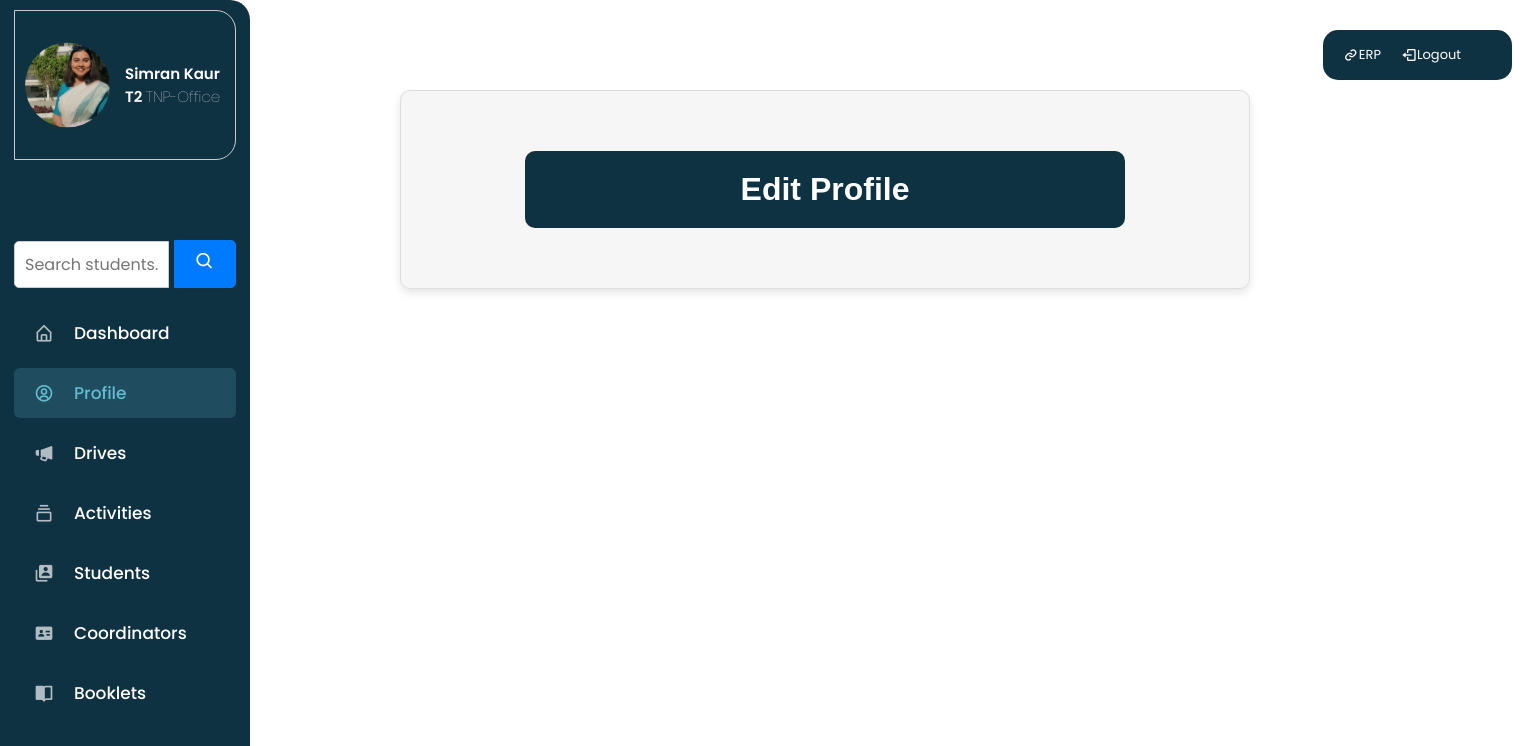
The page /profile/edit_tnpoffice/ (signed in) on the database its author committed.
### users/models.py (models this page shows, shortened)
class TNPOffice(models.Model):
    user = models.OneToOneField(CustomUser,on_delete=models.CASCADE,null=True,blank=True)
    T_ID =  models.CharField(max_length = 25,unique=True)
    NAME = models.CharField(max_length=255)
    PHONE_NO = models.PositiveIntegerField()
    EMAIL = models.EmailField()
    PERSONAL_EMAIL = models.EmailField()
    PROFILE_PHOTO = models.ImageField(upload_to='images/profiles/tnp',null=True,blank=True)

class CustomUser(AbstractUser):
    USER_CHOICES = [
        ('Student', 'Student'),
        ('Coordinator', 'Coordinator'),
        ('TNP-Office', 'TNP-Office'),
    ]
    user_type = models.CharField(max_length=15, choices=USER_CHOICES,default ='Student')
    username = models.CharField(max_length=10,null=True,blank=True)
    USERNAME_FIELD = 'email'
    REQUIRED_FIELDS = []
    email = models.EmailField(unique=True)

### users/views.py (the view)
# urls.py: path('profile/edit_tnpoffice/', views.edit_tnpoffice_profile, name='tnpoffice_edit'),
@login_required
@tnpoffice_required
def edit_tnpoffice_profile(request):
    tnpoffice = get_object_or_404(TNPOffice, user=request.user)
    if request.method == 'POST':
        form = TNPOfficeForm(request.POST,request.FILES, instance=tnpoffice)
        if form.is_valid():
            form.save()
            return redirect('profile')  # Redirect to the profile page after successful edit
    else:
        form = TNPOfficeForm(instance=tnpoffice)
    return render(request, 'edit_tnpoffice_profile.html', {'form': form})

### users/forms.py
class TNPOfficeForm(forms.ModelForm):
  class Meta:
        model = TNPOffice
        fields = '__all__'  # Include all fields by default
        exclude = ['user']

### notices/context_processors.py (called while the page is built)
def sidebar_profile(request):
    user_profile = None
    if request.user.is_authenticated:
        if request.user.user_type == 'Coordinator':
            user_profile = Coordinator.objects.get(user=request.user)
        elif request.user.user_type == 'Student':
            user_profile = Student.objects.get(user=request.user)
        elif request.user.user_type == 'TNP-Office':
            user_profile = TNPOffice.objects.get(user=request.user)
    return {'user_profile': user_profile}

### notices/views.py (called while the page is built)
def tnpoffice_required(view_func):
    @wraps(view_func)
    def wrapper(request, *args, **kwargs):
        if request.user.user_type != 'TNP-Office':
            return HttpResponseForbidden("You don't have permission to access this view.")
        return view_func(request, *args, **kwargs)
    return wrapper

### users/authentication.py (called while the page is built)
    def get_user(self, user_id):
        UserModel = get_user_model()
        try:
            return UserModel.objects.get(pk=user_id)
        except UserModel.DoesNotExist:
            return None

### users/templates/edit_tnpoffice_profile.html (shortened to what this page needs)
{% extends 'main.html' %}
{% block content %}
  <div class="edit_profile_card">
    <h1 class="dropdown-btn">Edit Profile</h1>
  </div>
{% endblock %}

### notices/templates/sidebar.html (shortened to what this page needs)
{% load static %}
<!DOCTYPE html>
<html lang="en">
<head>
    <link rel="stylesheet" type="text/css" href="{% static 'css/sidebar.css' %}" />
    <link href='https://unpkg.com/boxicons@2.1.1/css/boxicons.min.css' rel='stylesheet'>
</head>
<body>
    <div class="sidebar-container">
        <div class="horizontal-bar">
            <div class="erp-logout-links">
                <a href="https://erp.mgmu.ac.in/" class="erp-col">
                    <i class='bx bx-link icon erp-icon'></i>
                    <span class="text nav-text erp-text">ERP</span>
                </a>
                <a href="{% url 'logout' %}" class="logout-col">
                    <i class='bx bx-log-out icon logout-icon'></i>
                    <span class="text nav-text logout-text">Logout</span>
                </a>
            </div>
        </div>
    <nav class="sidebar">
        <header>
            <div class="profile-container">
                <div class="profile-picture">
                    {% if user_profile.Profile_photo %}
                    <img src="{{ user_profile.Profile_photo.url }}" alt="Profile Picture" class="profile-image" />
                    {% elif user_profile.PROFILE_PHOTO %}
                    <img src="{{ user_profile.PROFILE_PHOTO.url }}" alt="Profile Picture" class="profile-image" />
                    {% else %}
                    <img src="{% static 'images/user-default.png.' %}" alt="Placeholder Profile Picture" class="profile-image" />
                    {% endif %}
                </div>
                <div class="profile-info">
                    <span class="name">
                        {% if request.user.student %}
                        {{ request.user.student.FIRST_NAME }}
                        {{ request.user.student.PRN }}
                        {% elif request.user.coordinator %}
                        {{ request.user.coordinator.NAME }}
                        {{ request.user.coordinator.C_ID }}
                        {% elif request.user.tnpoffice %}
                        {{ request.user.tnpoffice.NAME }}
                        {{ request.user.tnpoffice.T_ID }}
                        {% endif %}
                    </span>
                    <span class="profession">{% if request.user.tnpoffice %}
                        {{ request.user.user_type}}
                        {% endif %}
                    </span>
                </div>
            </div>
        </header>
        <div class="menu-bar">
            <div class="menu">
            <ul class="menu-links">
                {% if request.user.is_authenticated and request.user.user_type != 'Student' %}
                <div class="search-container">
                    <form method="GET" action="{% url 'search_students' %}">
                        <input type="text" name="query" placeholder="Search students...">
                        <button type="submit"><i class='bx bx-search'></i></button>
                    </form>
                </div>
                {% endif %}
                {% if request.user.is_authenticated and request.user.user_type == 'TNP-Office' %}
                <ul class="menu-links">
                    <li class="nav-link {% if request.path|slice:":10" == '/dashboard' %}active{% endif %}">
                        <a href="{% url 'dashboard' %}">
                            <i class='bx bx-home-alt icon' ></i>
                            <span class="text nav-text">Dashboard</span>
                        </a>
                    </li>
                    {% endif %}
                    {% if request.user.is_authenticated and request.user.user_type != 'Student' %}
                    <li class="nav-link {% if request.path|slice:":8" == '/profile' %}active{% endif %}">
                        <a href="{% url 'profile' %}">
                            <i class='bx bx-user-circle icon' ></i>
                            <span class="text nav-text">Profile</span>
                        </a>
                    </li>
                    {% endif %}
                <li class="nav-link {% if request.path|slice:":11" == '/all-drives' %}active{% endif %}">
                    <a href="{% url 'all-drives' %}">
                            <i class='bx bxs-megaphone icon' ></i>
                            <span class="text nav-text">Drives</span>
                        </a>
                    </li>
                    <li class="nav-link {% if request.path|slice:":11" == '/activities' %}active{% endif %}">
                        <a href="{% url 'activities' %}">
                            <i class='bx bx-collection icon'></i>
                            <span class="text nav-text">Activities</span>
                        </a>
                    </li>
                    {% if request.user.is_authenticated and request.user.user_type != 'Student' %}
                    <li class="nav-link {% if request.path == '/all_students/' %}active{% endif %}">
                        <a href="{% url 'all_students' %}">
                            <i class='bx bxs-user-account icon' ></i>
                            <span class="text nav-text">Students</span>
                        </a>
                    </li>
                    {% endif %}
                    {% if request.user.is_authenticated and request.user.user_type == 'TNP-Office' %}
                    <li class="nav-link {% if request.path == '/all-coordinators/' %}active{% endif %}">
                        <a href="{% url 'all_coordinators' %}">
                            <i class='bx bxs-id-card icon' ></i>
                            <span class="text nav-text">Coordinators</span>
                        </a>
                    </li>
                    {% endif %}
                    <li class="nav-link {% if request.path == '/booklets/' %}active{% endif %}">
                        <a href="{% url 'all-booklets' %}">
                            <i class='bx bxs-book-open icon' ></i>
                            <span class="text nav-text">Booklets</span>
                        </a>
                    </li>
            </ul>
            </div>
    </nav>
    </div>
</body>
</html>

### static/css/trailcard.css (style rules this page uses)
.name { font-weight: bold; overflow: hidden; text-overflow: ellipsis; }
.text { white-space: nowrap; overflow: hidden; text-overflow: ellipsis; font-size: small; }

### staticfiles/css/my_applications.css (style rules this page uses)
h1 { margin-left: 6cm; color: #19515f; font-family: sans-serif; margin-bottom: 10px; }

### static/css/edit_profile.css (style rules this page uses)
body { font-family: 'Poppins', sans-serif; }
.edit_profile_card { background-color: rgba(245, 245, 245, 0.878); color: black; font-family: 'Poppins', sans-serif; font-size: medium; border: 1px solid #ddd; border-radius: 10px; box-shadow: 0px 4px 8px rgba(0, 0, 0, 0.1); padding: 40px; margin: 90px auto; width: 100%; height: 100%; margin-bottom: 1cm; max-width: 850px; margin-left: 400px; }
.dropdown-btn { cursor: pointer; color: white; background-color: #0f3243; padding: 20px; border-radius: 10px; margin: 20px auto; width: 80%; max-width: 600px; text-align: center; }

### static/css/create_drive.css (style rules this page uses)
.dropdown-btn { cursor: pointer; color: white; background-color: #0f3243; padding: 20px; border-radius: 10px; margin: 20px auto; width: 80%; max-width: 600px; text-align: center; }

### static/css/single_drive.css (style rules this page uses)
header { font-family: 'Poppins', sans-serif; font-size: x-small; font-weight: lighter; position: relative; }

### staticfiles/css/sidebar.css (style rules this page uses)
.sidebar-container { display: flex; }
.search-container { margin: 20px 0; display: flex; justify-content: center; }
.search-container input[type="text"] { padding: 10px; border: 1px solid #ccc; border-radius: 5px 0 0 5px; font-size: 16px; width: 70%; }
.search-container button { padding: 10px 20px; background-color: #007bff; color: white; border: 1px solid #007bff; border-radius: 0 5px 5px 0; cursor: pointer; font-size: 16px; }
.search-container button i { font-size: 20px; }
.horizontal-bar { position: absolute; top: 30px; left: 35cm; right: 4cm; width: 5cm; height: 50px; display: flex; background-color: #0f3243; border-radius: 15px 15px 15px 15px; }
.erp-logout-links { display: flex; align-items: center; }
.erp-logout-links a { color: #fff; text-decoration: none; display: flex; align-items: center; margin-left: 20px; }
.profile-container { position: relative; display: flex; align-items: center; padding: 10px; border: 1px solid #ccc; height: 150px; border-radius: 0 20px 20px 0; background-color: #0f3243; }
.profile-picture { width: 85px; height: 85px; border-radius: 50%; position: absolute; top: 50%; transform: translateY(-50%); }
.profile-image { width: 100%; height: 100%; object-fit: cover; border-radius: 50px; }
.profile-info { margin-left: 100px; }
.profile-info .name { font-size: 15px; font-weight: 600; color: white; }
.profile-info .profession { font-size: 15px; color: #f4eded; }
* { margin: 0; padding: 0; box-sizing: border-box; font-family: 'Poppins', sans-serif; }
.sidebar { position: fixed; top: 0; left: 0; height: 100%; width: 250px; padding: 10px 14px; background: #0f3243; transition: var(--tran-05); z-index: 100; border-radius: 0 20px 20px 0; font-family: 'Poppins', sans-serif; }
.sidebar li { height: 50px; list-style: none; display: flex; align-items: center; margin-top: 10px; }
.sidebar header .image, .sidebar .icon { min-width: 60px; border-radius: 6px; }
.sidebar .icon { min-width: 60px; border-radius: 6px; height: 100%; display: flex; align-items: center; justify-content: center; font-size: 20px; color: rgba(234, 236, 239, 0.742); }
.sidebar .text { color: white; transition: var(--tran-03); }
.sidebar .text { font-size: 17px; font-weight: 500; white-space: nowrap; opacity: 1; }
.sidebar header { position: relative; }
.sidebar .menu { margin-top: 60px; }
.sidebar .menu-links .nav-link.active a { background-color: #63bbd132; }
.sidebar .menu-links .nav-link.active .icon, .sidebar .menu-links .nav-link.active .text { color: #63bbd1; ; }
.sidebar li a { list-style: none; height: 100%; background-color: transparent; display: flex; align-items: center; height: 100%; width: 100%; border-radius: 6px; text-decoration: none; transition: var(--tran-03); }
.sidebar .menu-bar { height: calc(100% - 55px); display: flex; flex-direction: column; justify-content: space-between; }

### rows shown on the page
TNPOffice: PROFILE_PHOTO (picture)
CustomUser: user.tnpoffice.NAME "Simran Kaur", user.tnpoffice.T_ID "T2", user.user_type "TNP-Office"
